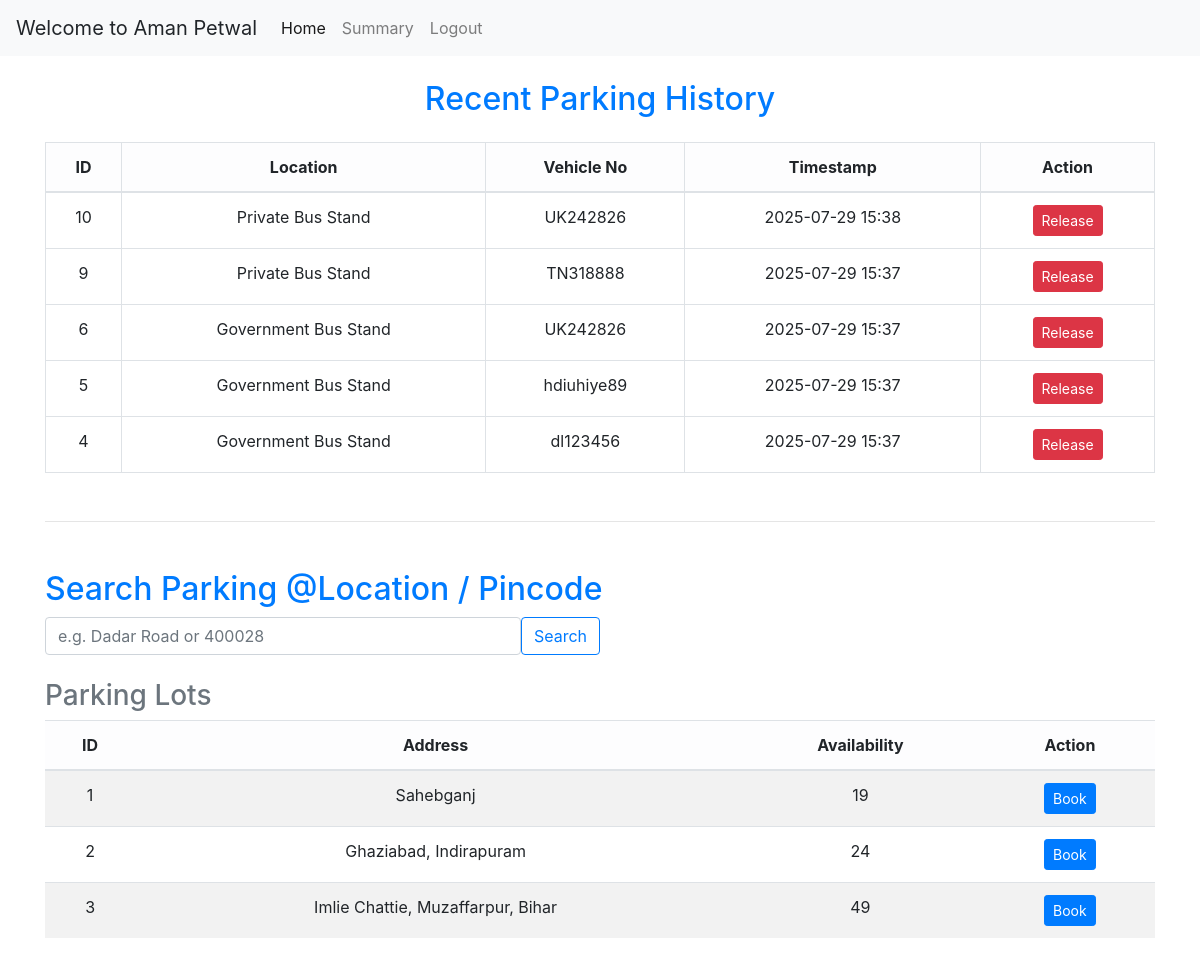
Screenshot of /user/dashboard (signed in) with the database file from the repository.
### app.py (models this page shows, shortened)
class User(UserMixin, db.Model):
    __tablename__='user'
    id = db.Column(db.Integer, primary_key=True)
    username = db.Column(db.String(50), unique = True, nullable = False)
    passhash = db.Column(db.String(100), nullable = False)
    fullname = db.Column(db.String(50), nullable = False)
    address = db.Column(db.String(200), nullable = False)
    pincode = db.Column(db.Integer, nullable = False)
    is_admin = db.Column(db.Boolean, nullable = False, default = False)
    @property
    def password(self):
        raise AttributeError("password is not an readable attribute")

class Parking_Lot(db.Model):
    __tablename__='parking_lot'
    id = db.Column(db.Integer, primary_key=True)
    prime_location_name = db.Column(db.String(200), nullable = False)
    price = db.Column(db.Float, nullable = False)
    address = db.Column(db.String(200), nullable = False)
    pincode = db.Column(db.Integer, nullable = False)
    maximum_no_of_spots = db.Column(db.Integer, nullable = False)
    spots = db.relationship('Parking_Spot', backref = 'parkinglot',lazy = True, cascade="all, delete-orphan")

class Reservation(db.Model):
    __tablename__='reservation'
    id = db.Column(db.Integer, primary_key=True)
    user_id = db.Column(db.Integer, db.ForeignKey('user.id'), nullable = False)
    spot_id = db.Column(db.Integer, db.ForeignKey('parking_spot.id'), nullable = False)
    vehicle_no = db.Column(db.String(12), nullable = False)
    start_time = db.Column(db.DateTime, nullable = False)
    end_time = db.Column(db.DateTime)
    parking_cost = db.Column(db.Float)

### app.py (the view)
@app.route('/user/dashboard')
@login_required
def user_dashboard():
    if current_user.is_admin:
        flash("Unauthorized Access")
        return redirect('/login')
    search_query = request.args.get('search', '').strip()
    if search_query:
        if search_query.isdigit():
            parking_lots = Parking_Lot.query.filter_by(pincode=int(search_query)).all()
        else:
            parking_lots = Parking_Lot.query.filter(
                Parking_Lot.prime_location_name.ilike(f"%{search_query}%")
            ).all()
    else:
        parking_lots = Parking_Lot.query.all()
    reservations = Reservation.query.filter_by(user_id=current_user.id)\
        .order_by(Reservation.start_time.desc()).all()
    user_reservations = []
    for res in reservations:
        spot = Parking_Spot.query.get(res.spot_id)
        lot = Parking_Lot.query.get(spot.lot_id)
        user_reservations.append({
            "id": res.id,
            "vehicle_no": res.vehicle_no,
            "start_time": res.start_time,
            "end_time": res.end_time,
            "parking_cost": res.parking_cost,
            "location_name": lot.prime_location_name
        })
    return render_template(
        'user_dashboard.html',
        parking_lots=parking_lots,
        user=current_user,
        reservations=user_reservations
    )

### app.py (called while the page is built)
@login_manager.user_loader
def load_user(user_id):
    return User.query.get(int(user_id))

### templates/user_dashboard.html (shortened to what this page needs)
{% extends "layout.html" %}
{% block content %}
{% include "nav.html" %}
<div class="container mt-4">
  <div class="text-center mb-4">
    <h2 class="text-primary">Recent Parking History</h2>
  </div>
  <table class="table table-bordered text-center">
    <thead class="table-light">
      <tr>
        <th>ID</th>
        <th>Location</th>
        <th>Vehicle No</th>
        <th>Timestamp</th>
        <th>Action</th>
      </tr>
    </thead>
    <tbody>
      {% for reservation in reservations %}
      <tr>
        <td>{{ reservation.id }}</td>
        <td>{{ reservation.location_name }}</td>
        <td>{{ reservation.vehicle_no }}</td>
        <td>{{ reservation.start_time.strftime('%Y-%m-%d %H:%M') }}</td>
        <td>
          {% if reservation.end_time is none %}
          <a href="/user/release/{{ reservation.id }}" class="btn btn-danger btn-sm">Release</a>
          {% else %}
          <span class="btn btn-success btn-sm disabled">Parked Out</span>
          {% endif %}
        </td>
      </tr>
      {% endfor %}
    </tbody>
  </table>
  <hr class="my-5">
  <div class="mb-4">
    <h2 class="text-primary">Search Parking @Location / Pincode</h2>
    <form method="GET" action="{{ url_for('user_dashboard') }}" class="d-flex w-50">
      <input type="text" name="search" class="form-control me-2" placeholder="e.g. Dadar Road or 400028">
      <button type="submit" class="btn btn-outline-primary">Search</button>
    </form>
  </div>
  <div class="mt-4">
    <h3 class="text-secondary">Parking Lots{% if request.args.get('search') %} @ {{ request.args.get('search') }}{% endif %}</h3>
    <table class="table table-striped text-center">
      <thead class="table-light">
        <tr>
          <th>ID</th>
          <th>Address</th>
          <th>Availability</th>
          <th>Action</th>
        </tr>
      </thead>
      <tbody>
        {% for lot in parking_lots %}
        <tr>
          <td>{{ lot.id }}</td>
          <td>{{ lot.address }}</td>
          <td>{{ lot.spots|selectattr('status', 'equalto', 'A')|list|length }}</td>
          <td><a href="/user/book/parking_spot/{{ lot.id }}" class="btn btn-primary btn-sm">Book</a></td>
        </tr>
        {% endfor %}
      </tbody>
    </table>
  </div>
</div>
{% endblock %}

### templates/nav.html (shortened to what this page needs)
<nav class="navbar navbar-expand-lg navbar-light bg-light">
  {% if user.is_admin == 1 %}
  <a class="navbar-brand">Welcome to Admin</a>
  <button class="navbar-toggler" type="button" data-toggle="collapse" data-target="#navbarNavAltMarkup" aria-controls="navbarNavAltMarkup" aria-expanded="false" aria-label="Toggle navigation">
    <span class="navbar-toggler-icon"></span>
  </button>
  <div class="collapse navbar-collapse" id="navbarNavAltMarkup">
    <div class="navbar-nav">
      <a class="nav-item nav-link active" href="{{ url_for('admin_dashboard') }}">Home <span class="sr-only">(current)</span></a>
      <a class="nav-item nav-link" href="/admin/users">Users </a>
      <a class="nav-item nav-link" href="/admin/search">Search </a>
      <a class="nav-item nav-link" href="/admin/summary">Summary </a>
      <a class="nav-item nav-link" href="{{ url_for('login') }}">Logout </a>
    </div>
  </div>
  {% else %}
  <a class="navbar-brand">Welcome to {{ user.fullname }}</a>
  <div class="collapse navbar-collapse" id="navbarNavAltMarkup">
    <div class="navbar-nav">
      <a class="nav-item nav-link active" href="{{ url_for('user_dashboard') }}">Home <span class="sr-only">(current)</span></a>
      <a class="nav-item nav-link" href="/user/summary">Summary </a>
      <a class="nav-item nav-link" href="{{ url_for('login') }}">Logout </a>
    </div>
  </div>
  {% endif %}
</nav>

### rows the page displays
User: fullname "Aman Petwal"
Parking_Lot: location_name "Private Bus Stand" "Private Bus Stand", id "3", address "Imlie Chattie, Muzaffarpur, Bihar", spots|selectattr "49"
Reservation: vehicle_no "UK242826", start_time "2025-07-29 15:38"
Reservation: vehicle_no "TN318888", start_time "2025-07-29 15:37"
Parking_Lot: location_name "Government Bus Stand" "Government Bus Stand" "Government Bus Stand", id "1", address "Sahebganj", spots|selectattr "19"
Reservation: vehicle_no "UK242826", start_time "2025-07-29 15:37"
Reservation: vehicle_no "hdiuhiye89", start_time "2025-07-29 15:37"
Reservation: vehicle_no "dl123456", start_time "2025-07-29 15:37"
Parking_Lot: id "2", address "Ghaziabad, Indirapuram", spots|selectattr "24"

### other values shown
{{ reservation.id }} "10" "9" "6" "5" "4"
